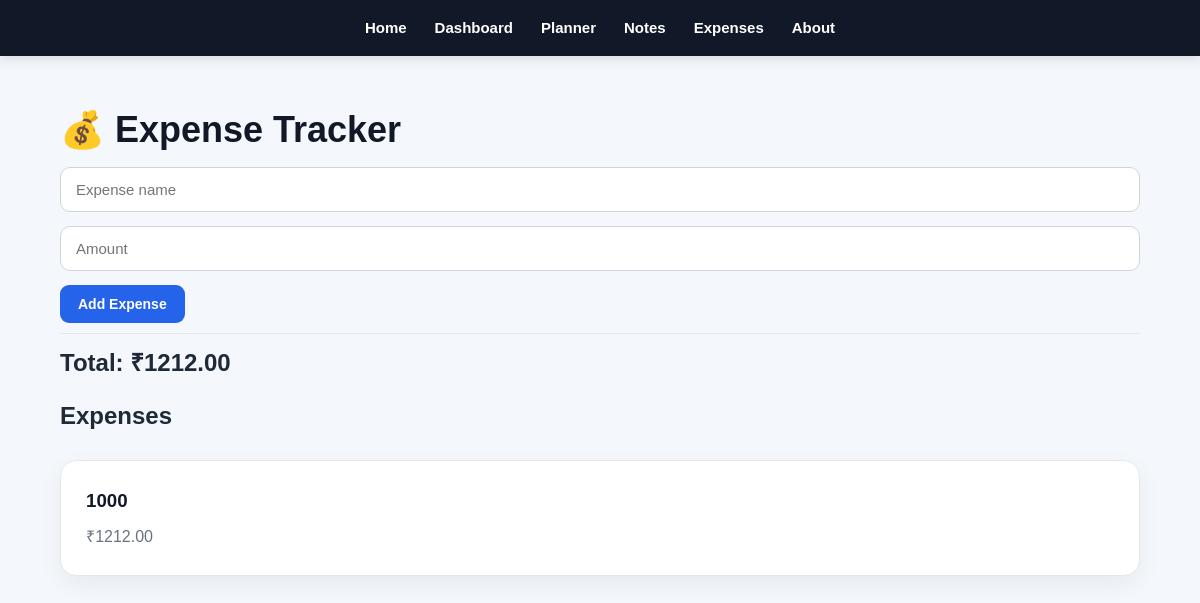
Before: /expenses with the older database file.
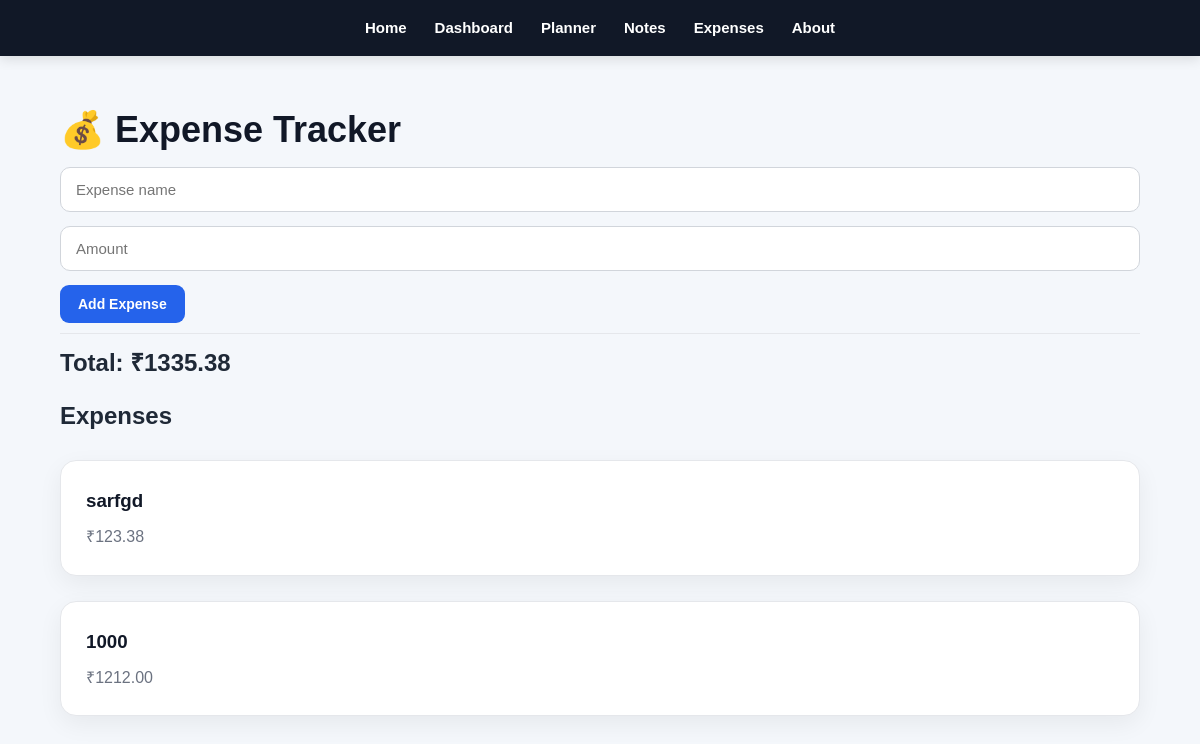
After: the same page with the newer database file.
### tables this page shows
CREATE TABLE expenses (
    id INTEGER PRIMARY KEY AUTOINCREMENT,
    title TEXT NOT NULL,
    amount REAL NOT NULL
);

### app.py (the view, shortened to what this page needs)
@app.route("/expenses", methods=["GET", "POST"])
def expenses():
    connection = sqlite3.connect(DATABASE)
    cursor = connection.cursor()
    cursor.execute(
        "SELECT * FROM expenses ORDER BY id DESC"
    )
    expenses = cursor.fetchall()
    cursor.execute(
        "SELECT COALESCE(SUM(amount), 0) FROM expenses"
    )
    total_expenses = cursor.fetchone()[0]
    connection.close()
    return render_template(
        "expenses.html",
        expenses=expenses,
        total_expenses=total_expenses
    )

### templates/expenses.html (shortened to what this page needs)
<!DOCTYPE html>
<html lang="en">
<head>
    <link rel="stylesheet"
          href="{{ url_for('static', filename='css/style.css') }}">
</head>
<body>
<nav>
    <a href="/">Home</a>
    <a href="/dashboard">Dashboard</a>
    <a href="/planner">Planner</a>
    <a href="/notes">Notes</a>
    <a href="/expenses">Expenses</a>
    <a href="/about">About</a>
</nav>
<div class="container">
    <h1>💰 Expense Tracker</h1>
    <form method="POST" action="/expenses">
        <input
            type="text"
            name="title"
            placeholder="Expense name"
            required
        >
        <input
            type="number"
            name="amount"
            step="0.01"
            placeholder="Amount"
            required
        >
        <button type="submit">
            Add Expense
        </button>
    </form>
    <hr>
    <h2>Total: ₹{{ "%.2f"|format(total_expenses) }}</h2>
    <h2>Expenses</h2>
    {% for expense in expenses %}
        <div class="card">
            <h3>{{ expense[1] }}</h3>
            <p>₹{{ "%.2f"|format(expense[2]) }}</p>
        </div>
    {% else %}
        <p>No expenses yet.</p>
    {% endfor %}
</div>
</body>
</html>

Changed rows visible on the page:
added expenses: title "sarfgd", amount "123.38"
Other visible differences:
{{ "%.2f"|format(total_expenses) }}: "1212.00" → "1335.38"
